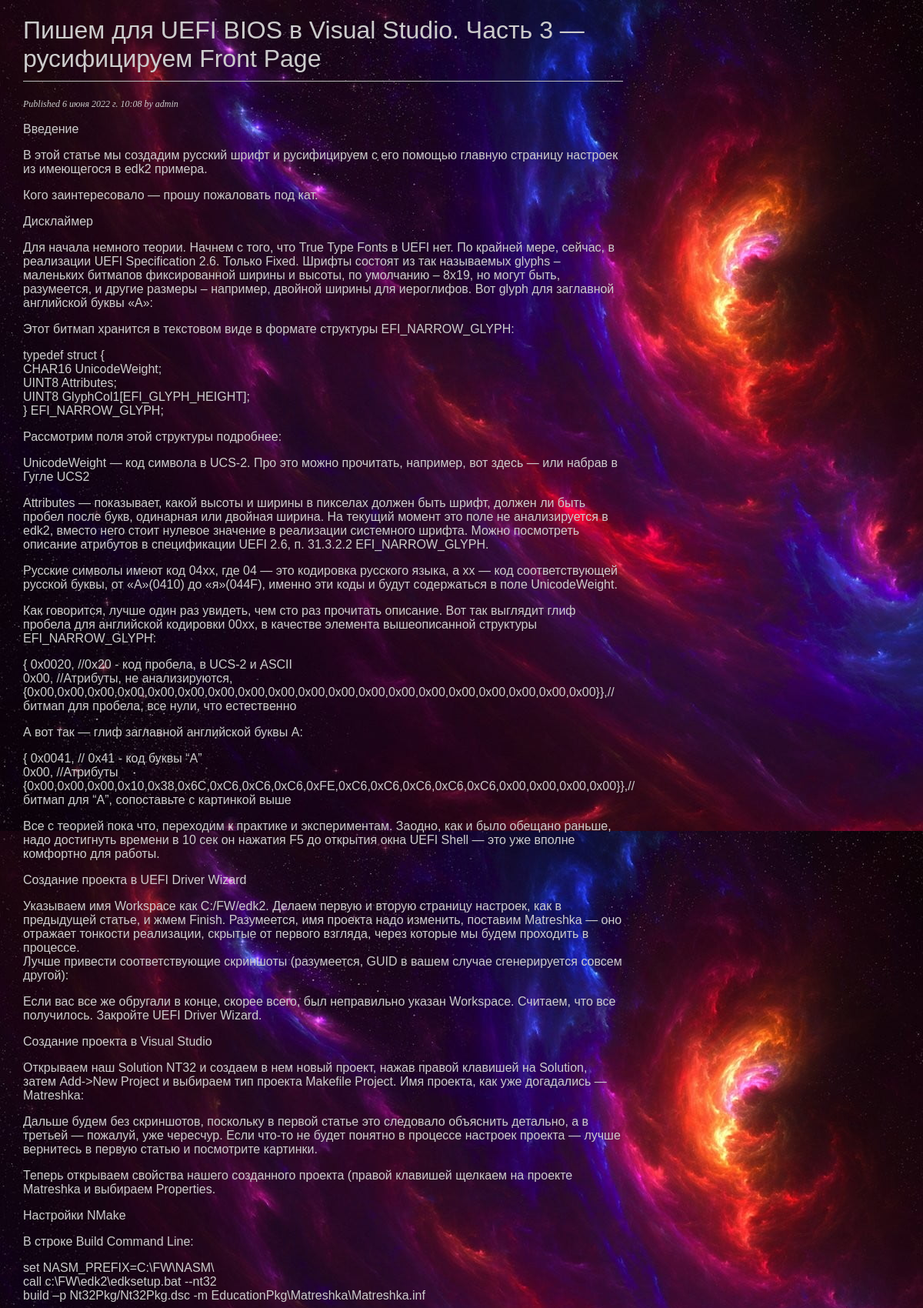
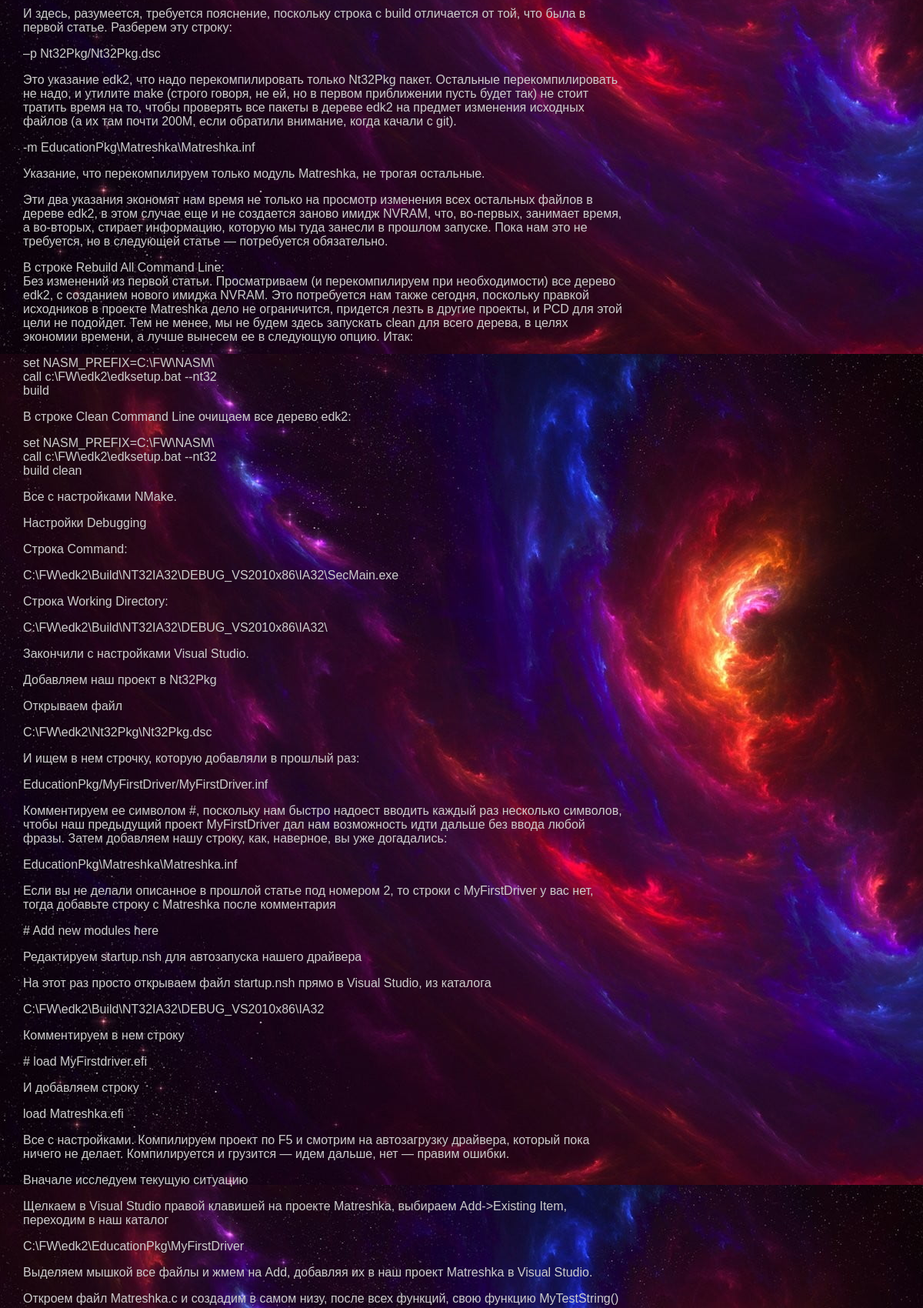
Page /blog/2022/6/6/pishem-dlya-uefi-bios-v-visual-studio-chast-3-rusificiruem-front-page/ (upper part) on the committed database (2 pictures, top to bottom).
### blog/models.py (models this page shows, shortened)
class Post(models.Model):
    class Status(models.TextChoices):
        DRAFT = 'DF', 'Draft'
        PUBLISHED = 'PB', 'Published'
    title = models.CharField(max_length=250)
    slug = models.SlugField(max_length=250,
                            unique_for_date='publish')
    author = models.ForeignKey(User,
                               on_delete=models.CASCADE,
                               related_name='blog_posts')
    body = models.TextField()
    publish = models.DateTimeField(default=timezone.now)
    created = models.DateTimeField(auto_now_add=True)
    updated = models.DateTimeField(auto_now=True)
    status = models.CharField(max_length=2,
                              choices=Status.choices,
                              default=Status.DRAFT)
    objects = models.Manager() # The default manager.
    published = PublishedManager() # Our custom manager.
    class Meta:
        ordering = ['-publish']
        indexes = [
            models.Index(fields=['-publish']),
        ]

### blog/views.py (the view)
# urls.py: path('<int:year>/<int:month>/<int:day>/<slug:post>/',views.post_detail,name='post_detail'),
def post_detail(request, year, month, day, post):
    post = get_object_or_404(Post,
                             status=Post.Status.PUBLISHED,
                             slug=post,
                             publish__year=year,
                             publish__month=month,
                             publish__day=day)
    comments = post.comments.filter(active=True)
    form = CommentForm()
    return render(request,
                  'blog/post/detail.html',
                  {'post': post,
                   'comments': comments,
                   'form': form})

### blog/templates/blog/post/detail.html (shortened to what this page needs)
{% extends "blog/base.html" %}
{% block content %}
  <h1>{{ post.title }}</h1>
  <p class="date">
    Published {{ post.publish }} by {{ post.author }}
  </p>
  {{ post.body|linebreaks }}
{% endblock %}

### blog/static/css/blog.css (style rules this page uses)
body { margin:0; padding:0; font-family:helvetica, sans-serif; background: url(/static/css/background/space-space-art-stars-planet-wallpaper.jpg); }
h1 { color:#ccc; font-weight:normal; border-bottom:1px solid #bbb; padding:0 0 10px 0; }
p.date { color:#ccc; font-family: georgia, serif; font-size: 12px; font-style: italic; }

### rows in the picture
Post: title "Пишем для UEFI BIOS в Visual Studio. Часть 3 — русифицируем Front Page", publish "6 июня 2022 г. 10:08", author "admin", body "Введение В этой статье мы создадим русский шрифт и русифицируем с его помощью главную страницу настроек из имеющегося в edk2 примера. Кого заинтересовало — прошу пожаловать под кат. Дисклаймер Для начала немного теории. Начнем с того, что True Type Fonts в UEFI нет. По крайней мере, сейчас, в реализации UEFI Specification 2.6. Только Fixed. Шрифты состоят из так называемых glyphs – маленьких битмапов фиксированной ширины и высоты, по умолчанию – 8x19, но могут быть, разумеется, и другие размеры – например, двойной ширины для иероглифов. Вот glyph для заглавной английской буквы «A»: Этот битмап хранится в текстовом виде в формате структуры EFI_NARROW_GLYPH: typedef struct { CHAR16…"
